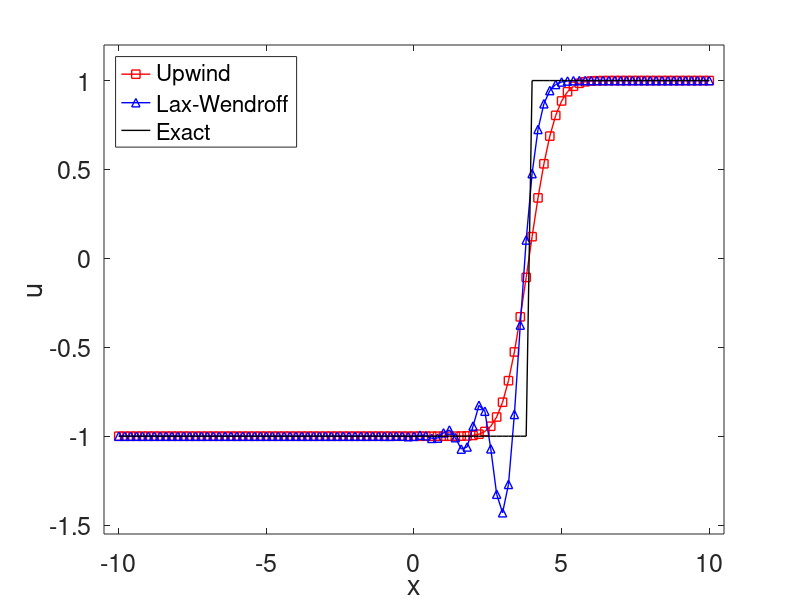

MATLAB code to generate this figure:
clear;
data_uw = importdata("numerical_sol_upwind.txt");
data_lw = importdata("numerical_sol_lax-wendroff.txt");

x = data_uw(:, 1);
y_ex = data_uw(:, 2);

y_uw = data_uw(:, 3);
y_lw = data_lw(:, 3);

figure(1);
plot(x, y_uw, 'rs-', 'LineWidth', 1);
hold on;
plot(x, y_lw, 'b^-', 'LineWidth', 1);
hold on;
plot(x, y_ex, 'k-', 'LineWidth', 1);

xlim([-10.5, 10.5]);
ylim([-1.55, 1.2]);
xlabel('x');
ylabel('u');
legend({'Upwind', 'Lax-Wendroff', 'Exact'}, 'Location','northwest', 'FontSize', 10);
set(gca, 'FontSize', 18);
